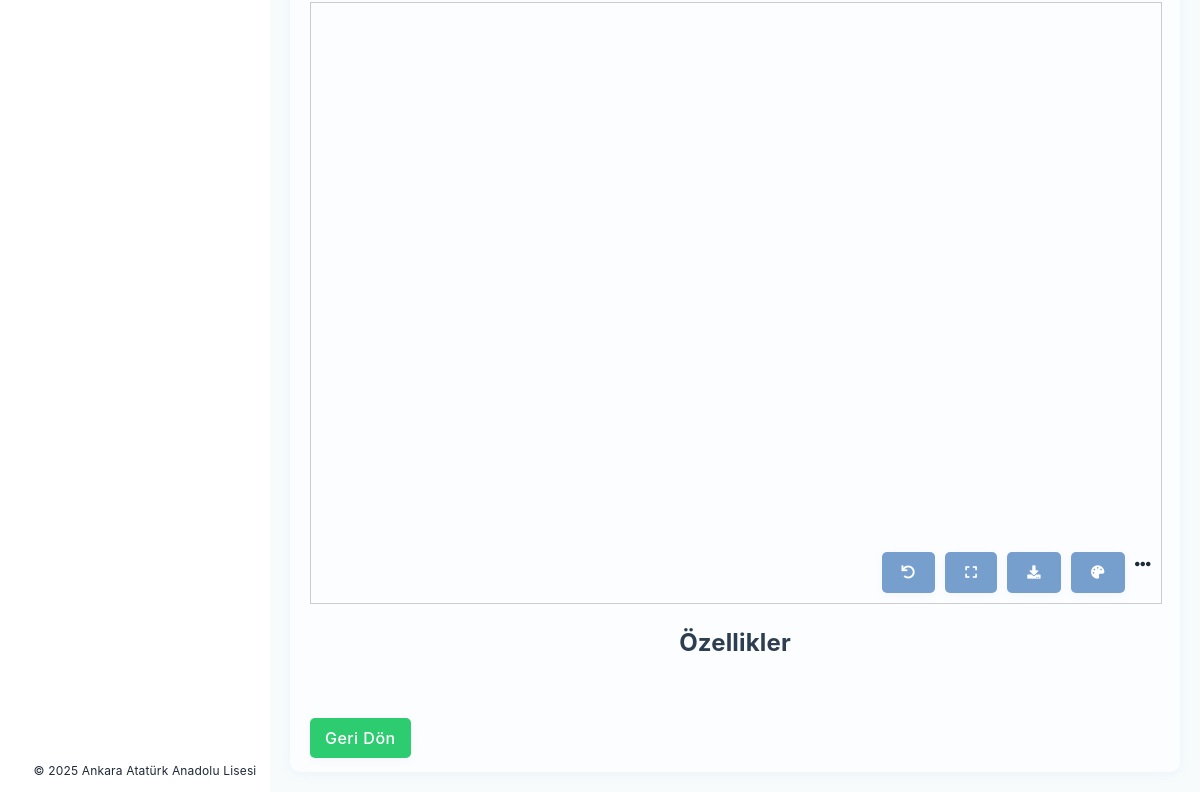
Before: /molekul/NH3 (lower part) with the older database file.
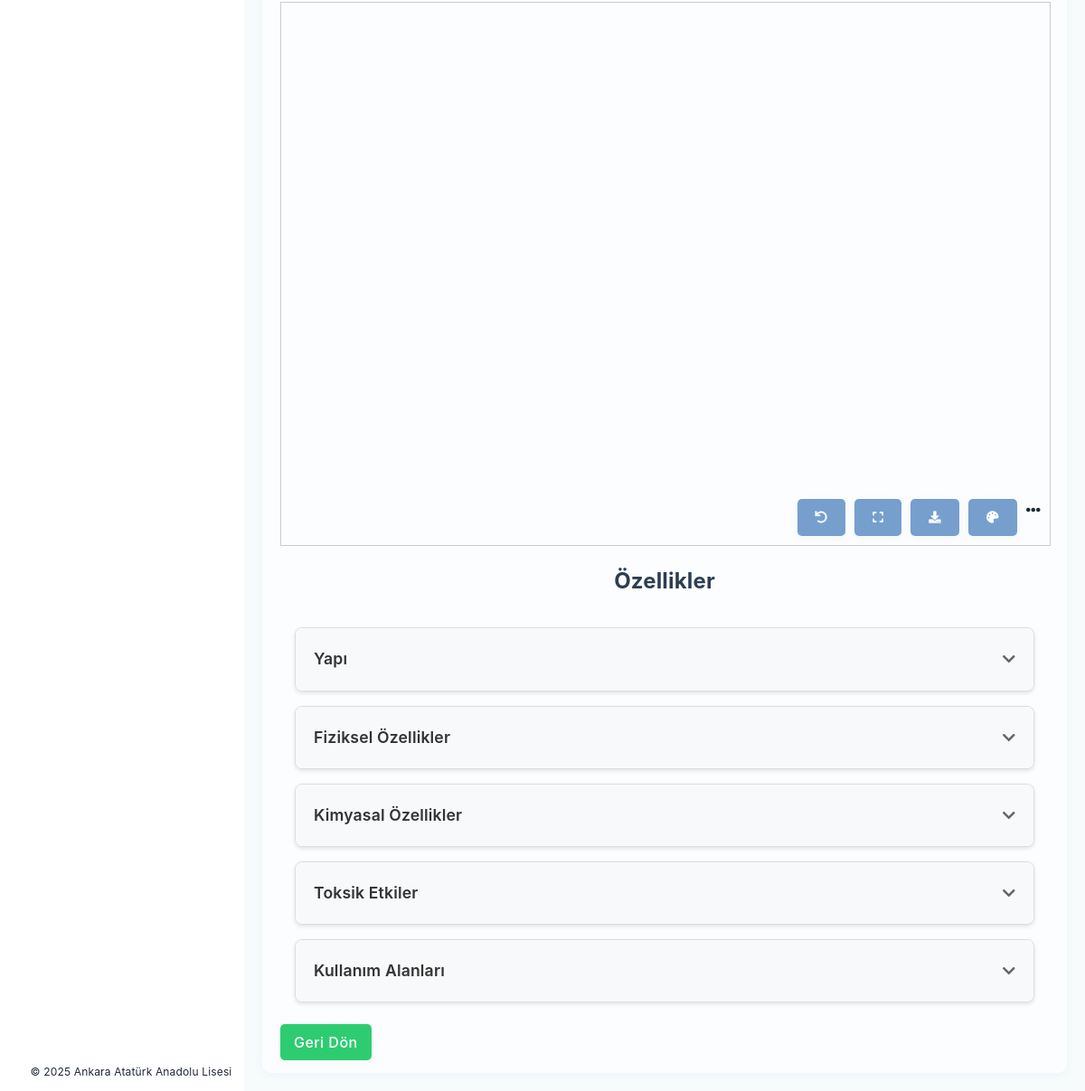
After: the same page with the newer database file.
### app.py (models this page shows, shortened)
class Ozellik(db.Model):
    id = db.Column(db.Integer, primary_key=True)
    tanim = db.Column(db.String(100), nullable=False)
    molekul_id = db.Column(db.Integer, db.ForeignKey('molekul.id'), nullable=False)
    molekul = db.relationship('Molekul', backref=db.backref('ozellikler', lazy=True))
    aktif = db.Column(db.Boolean, default=True)
    silinebilir = db.Column(db.Boolean, default=True)

### app.py (the view)
@app.route('/molekul/<kimyasal_formul>')
def molekul_detay(kimyasal_formul):
    molekul = Molekul.query.filter_by(kimyasal_formul=kimyasal_formul).first()
    if molekul:
        ozellikler = molekul.ozellikler  # Molekülün özelliklerini al
        return render_template('molekul.html', molekul=molekul, ozellikler=ozellikler)
    else:
        return "Molekül bulunamadı!"

### app.py (called while the page is built)
@app.context_processor
def inject_nav_links():
    return dict(nav_links=nav_links)

### templates/molekul.html (shortened to what this page needs)
{% extends "base.html" %}
{% block content %}
<div class="container molekul-detay-container">
    {% if molekul.dosya_3d %}
    <div id="visualization-container" style="width: 100%; height: 600px; border: 1px solid #ccc; position: relative;">
        <div id="3d-viewer" style="width: 100%; height: 100%; position: relative;">
            <div id="controls" style="position: absolute; bottom: 10px; right: 10px; z-index: 1000; display: flex; gap: 10px;">
                <button id="reset-view" class="control-btn" title="Görünümü Sıfırla">
                    <i class="fas fa-undo"></i>
                </button>
                <button id="fullscreen" class="control-btn" title="Tam Ekran">
                    <i class="fas fa-expand"></i>
                </button>
                <button id="download-model" class="control-btn" title="Molekülü İndir">
                    <i class="fas fa-download"></i>
                </button>
                <button id="change-color" class="control-btn" title="Renk Değiştir">
                    <i class="fas fa-palette"></i>
                </button>
                <div id="more-options" class="control-btn" title="Daha Fazla">
                    <i class="fas fa-ellipsis-h"></i>
                </div>
            </div>
        </div>
    </div>
    {% else %}
    <p>Bu molekül için 3D dosyası bulunmamaktadır.</p>
    {% endif %}
    <h2>Özellikler</h2>
    <div class="molekul-ozellikler-container">
        <div class="ozellikler-accordion">
            {% set basliklar = ['Yapı', 'Fiziksel Özellikler', 'Kimyasal Özellikler', 'Kimyasal Reaksiyonlar', 'Toksik Etkiler', 'Kullanım Alanları'] %}
            {% for baslik in basliklar %}
                {% for ozellik in ozellikler %}
                    {% if ozellik.aktif and baslik in ozellik.tanim %}
                        <div class="accordion-item">
                            <div class="accordion-header" onclick="toggleAccordion(this)">
                                <div class="header-content">
                                    <span class="property-title">{{ baslik }}</span>
                                    <i class="fas fa-chevron-down"></i>
                                </div>
                            </div>
                        </div>
                    {% endif %}
                {% endfor %}
            {% endfor %}
        </div>
    </div>
    <a href="{{ url_for('tum_molekuller') }}" class="btn btn-secondary">Geri Dön</a>
</div>
{% endblock %}

Changed rows visible on the page:
now on this page (row edited): Ozellik: baslik "Yapı"
now on this page (row edited): Ozellik: baslik "Fiziksel Özellikler"
now on this page (row edited): Ozellik: baslik "Kimyasal Özellikler"
now on this page (row edited): Ozellik: baslik "Toksik Etkiler"
now on this page (row edited): Ozellik: baslik "Kullanım Alanları"
